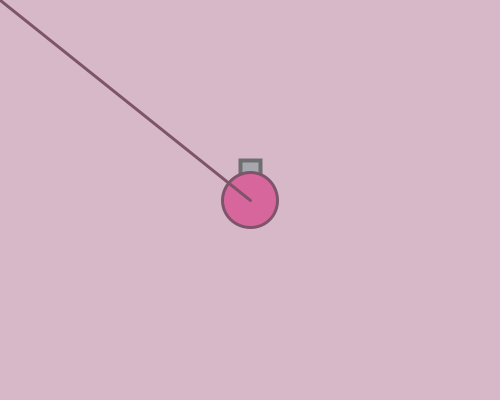
Frame 1 (no input)
Frame 60 (the mouse pressed at the canvas centre just before this capture): identical to frame 1, image omitted
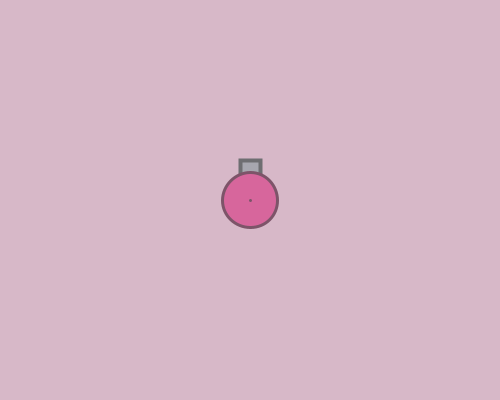
Frame 120 (the mouse held since frame 60 and released just before this capture)

The Processing sketch that drew these frames (run headless with seeded random() and noise(); from frame 60 on, the mouse is pressed at the canvas centre):

// Processing sketch: week_07_01_arras01_draw
// ── week_07_01_arras01_draw.pde
//week_07_01_arras01_draw
void setup() {
  //background(220, 220, 220);
  size(500, 400);
}
float x=250, y=200;
void draw() {
  background(215, 184, 200);
  fill(167,167,175);
  stroke(110,110,113);
  strokeWeight(4);
  rect(240,160,20,20);
  
  fill(215, 102, 156);
  stroke(125,84,105);
  strokeWeight(3);
  ellipse(x, y, 55, 55);
  
  line(x,y,mouseX,mouseY);
}
